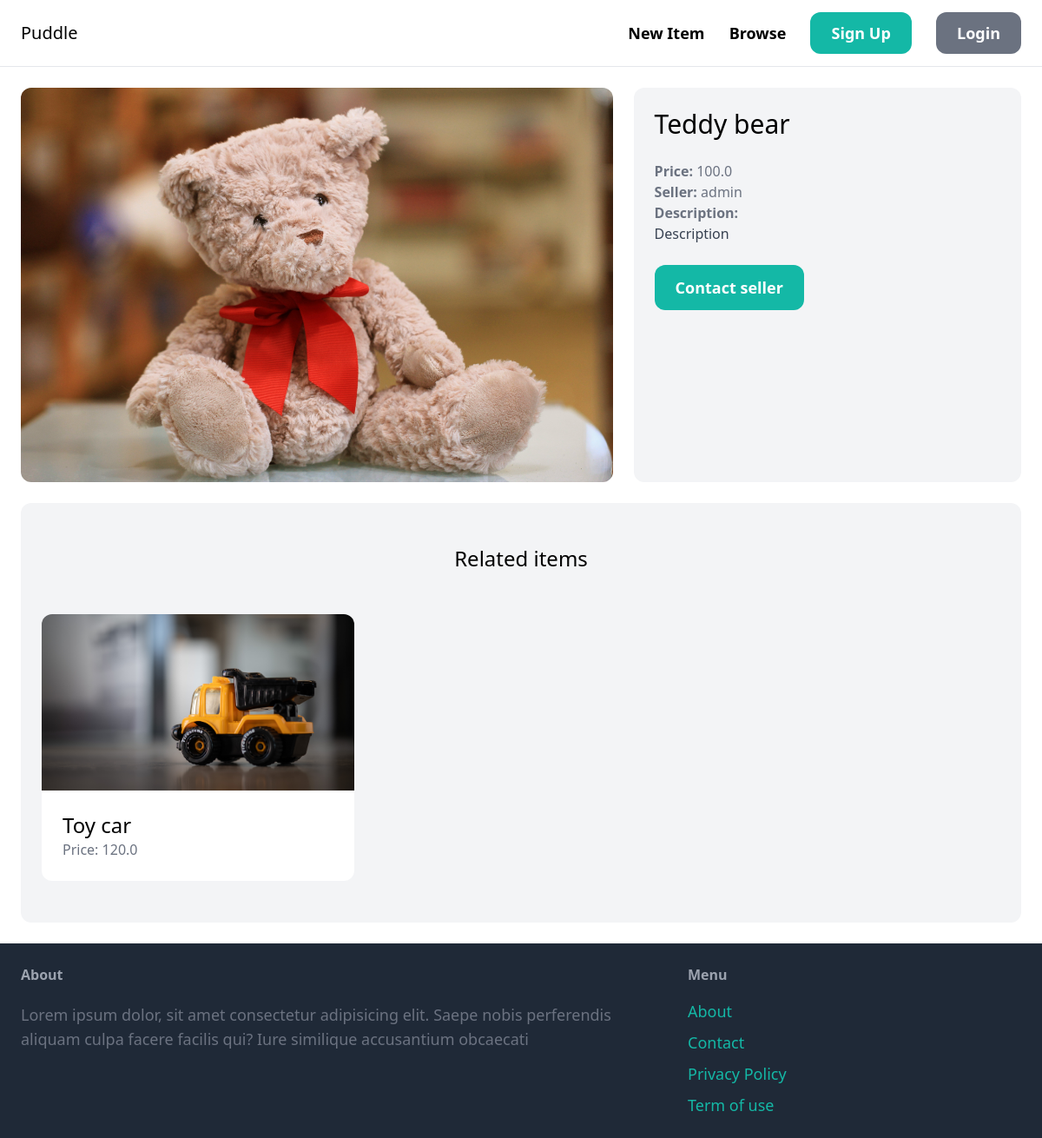
/items/1/, run on an earlier commit of the app's database.
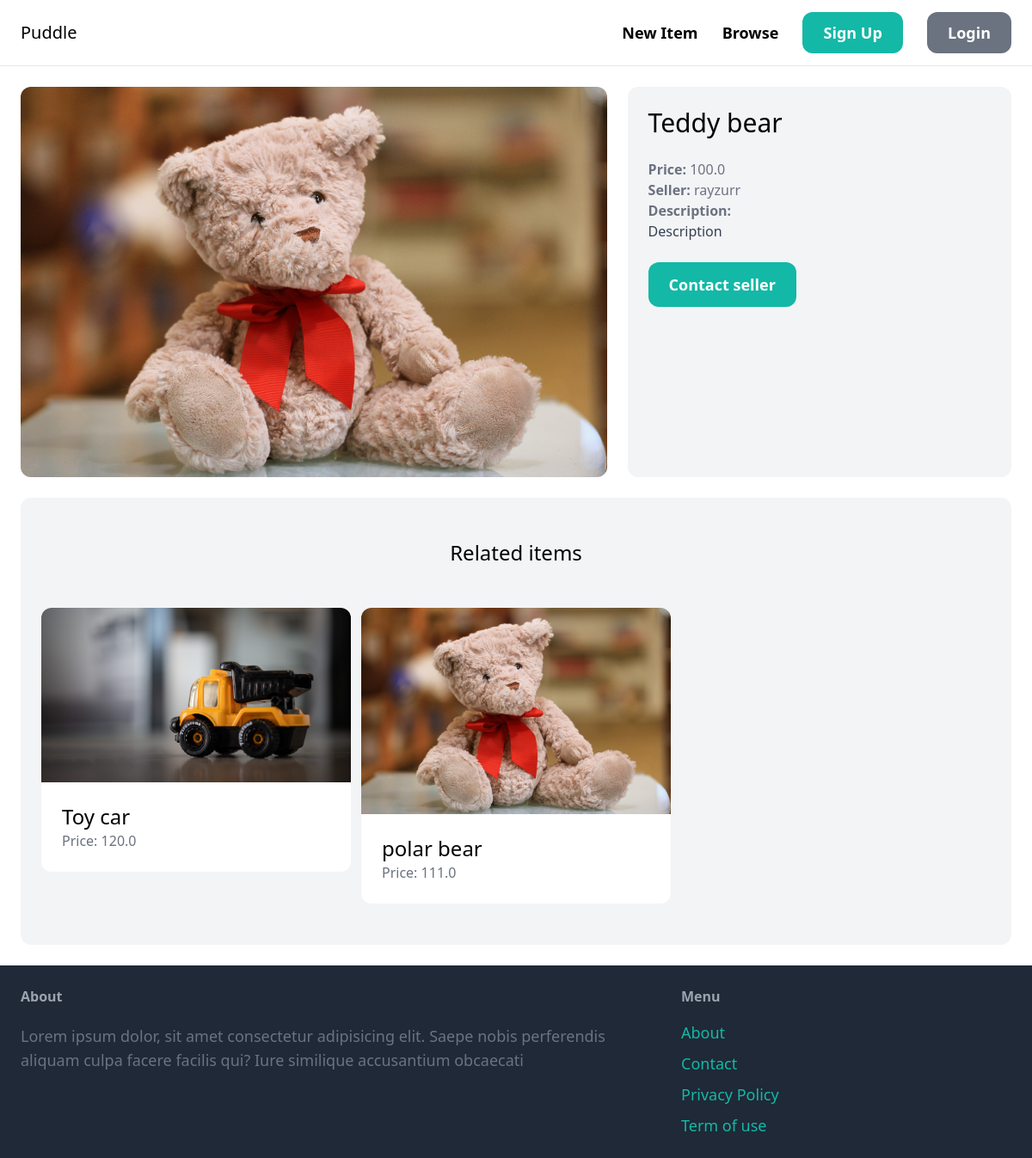
And on a later commit of the database.
### item/models.py (models this page shows, shortened)
class Item(models.Model):
    category = models.ForeignKey(Category, related_name='items', on_delete=models.CASCADE)
    name = models.CharField(max_length=255)
    description = models.TextField(blank=True, null= True)
    price = models.FloatField()
    image = models.ImageField(upload_to='item_images', blank=True, )
    is_sold = models.BooleanField(default=False)
    created_by = models.ForeignKey(User, related_name='items', on_delete=models.CASCADE)
    created_at = models.DateTimeField(auto_now_add=True)

### item/views.py (the view)
# urls.py: path('<int:pk>/', views.detail, name='detail'),
def detail(request, pk):
    item = get_object_or_404(Item, pk=pk)
    related_items = Item.objects.filter(category=item.category, is_sold=False).exclude(pk=pk)[0:3]
    return render(request, 'item/detail.html', {
        'item': item,
        'related_items' : related_items
    })

### item/templates/item/detail.html (shortened to what this page needs)
{% extends 'core/base.html' %}
{% block content %}
<div class="grid grid-cols-5 gap-6">
    <div class="col-span-3">
        <img src="{{ item.image.url }}" class="rounded-xl">
    </div>
    <div class="col-span-2 p-6 bg-gray-100 rounded-xl">
        <h1 class="mb-6 text-3xl">{{ item.name }}</h1>
        <p class="text-gray-500"><strong>Price: </strong>{{ item.price }}</p>
        <p class="text-gray-500"><strong>Seller: </strong>{{ item.created_by.username }}</p>
        {% if item.description %}
            <p class="text-gray-700">
                <strong class="text-gray-500">Description:</strong><br>
                {{ item.description }}
            </p>
        {% endif %}
        {% if request.user == item.created_by %}
            <div class="mt-6 p-6 bg-white rounded-xl">
                <p>This is your item!</p>
                <a href="{% url 'item:edit' item.id %}" class="inline-block mt-6 px-6 py-3 text-lg font-semibold bg-teal-500 text-white rounded-xl">Edit</a>
                <a href="{% url 'item:delete' item.id %}" class="inline-block mt-6 px-6 py-3 text-lg font-semibold bg-red-500 text-white rounded-xl">Delete</a>
            </div>
        {% else %}
            <a href="{% url 'conversation:new' item.id %}" class="inline-block mt-6 px-6 py-3 text-lg font-semibold bg-teal-500 text-white rounded-xl hover:bg-teal-700">Contact seller</a>
        {% endif %}
    </div>
</div>
<div class="mt-6 px-6 py-12 bg-gray-100 rounded-xl">
    <h2 class="mb-12 text-2xl text-center">Related items</h2>
    <div class="grid grid-cols-3 gap-3">
        {% for item in related_items %}
            <div>
                <a href="{% url 'item:detail' item.id %}">
                    <div>
                        <img src="{{ item.image.url }}" class="rounded-t-xl">
                    </div>
                    <div class="p-6 bg-white rounded-b-xl">
                        <h2 class="text-2xl">{{ item.name }}</h2>
                        <p class="text-gray-500">Price: {{ item.price }}</p>
                    </div>
                </a>
            </div>
        {% endfor %}
    </div>
</div>
{% endblock %}

What changed in the data, as far as the page shows it:
changed Item "Teddy bear": created_by.username "admin" → "rayzurr"
added Item: image (picture), name "polar bear", price "111.0"
